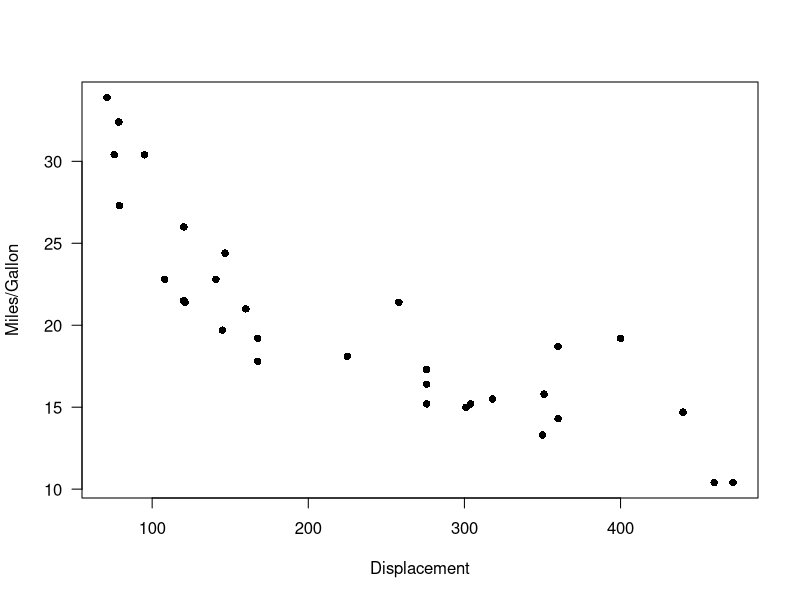
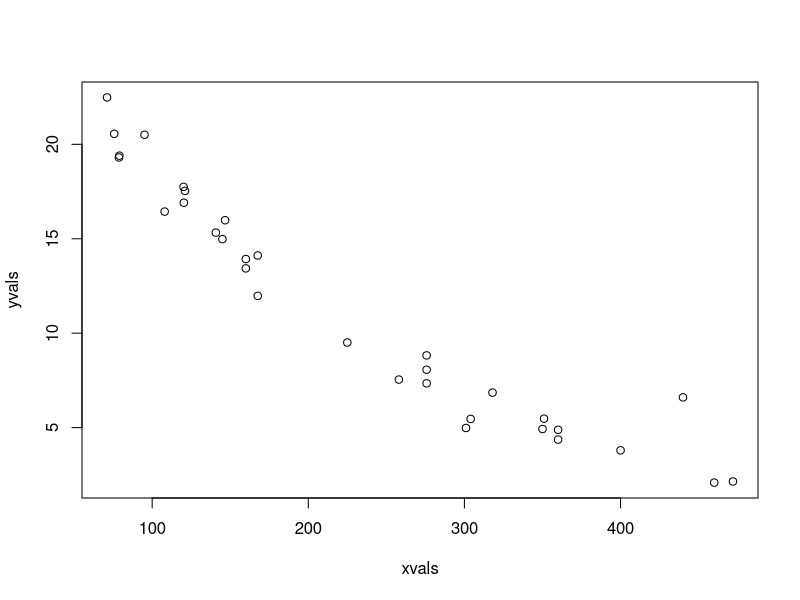
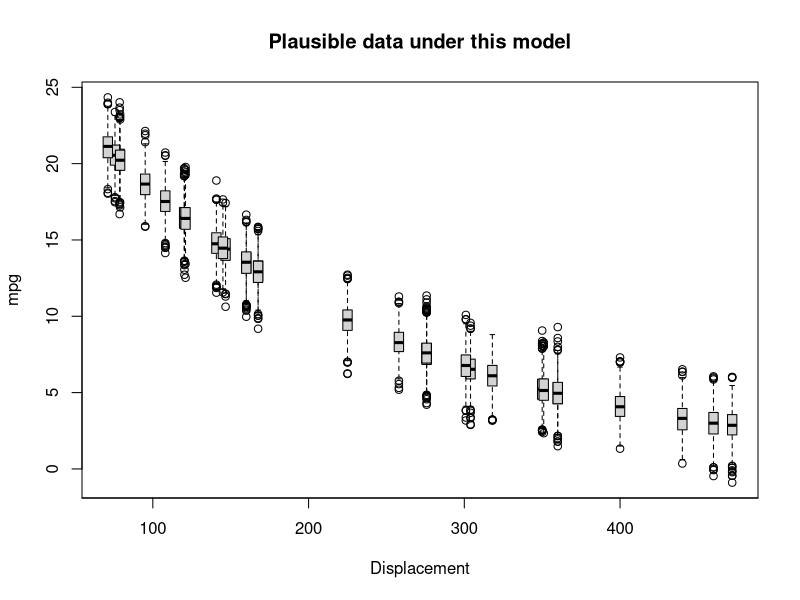
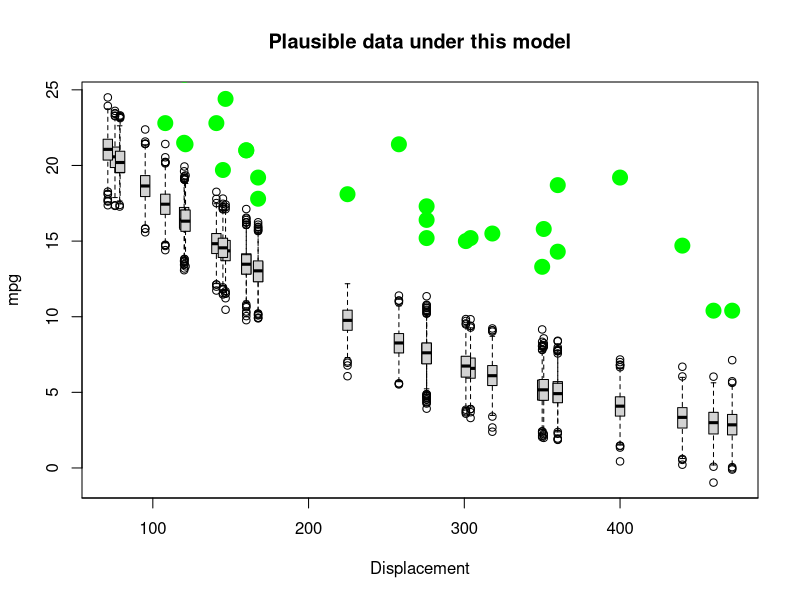
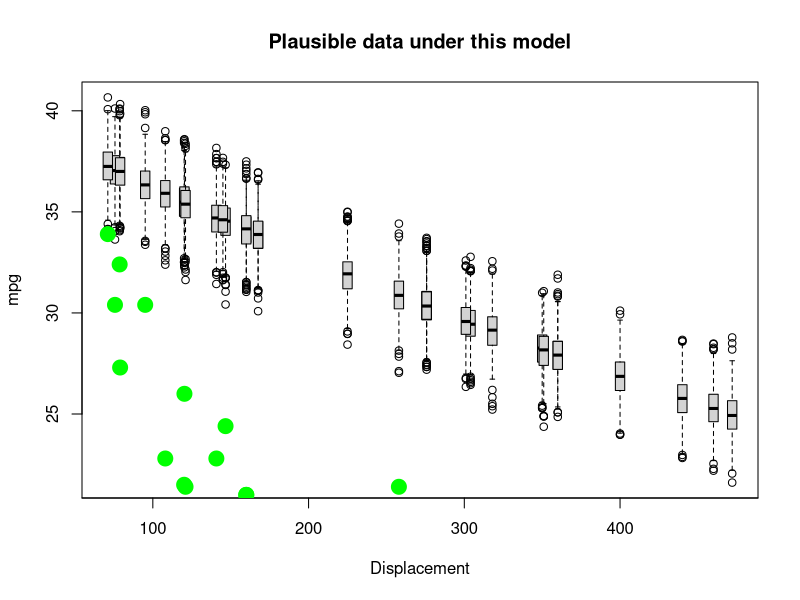
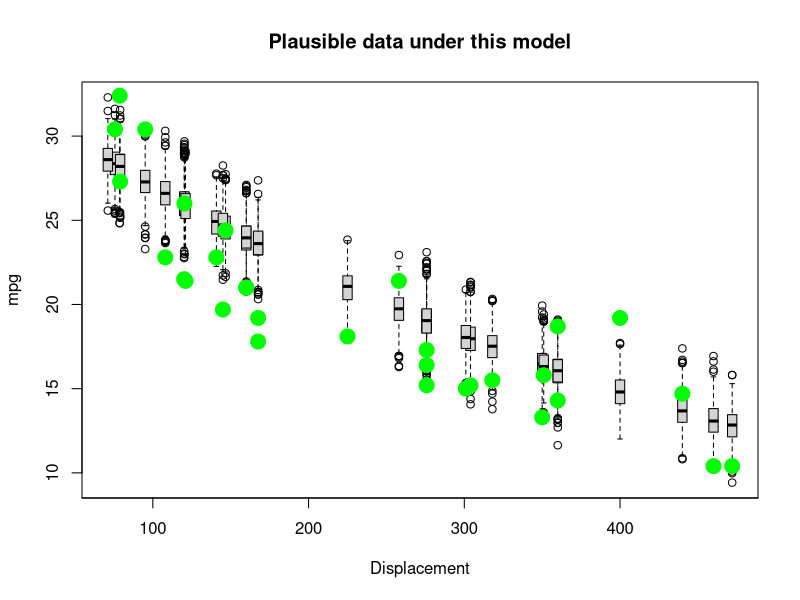
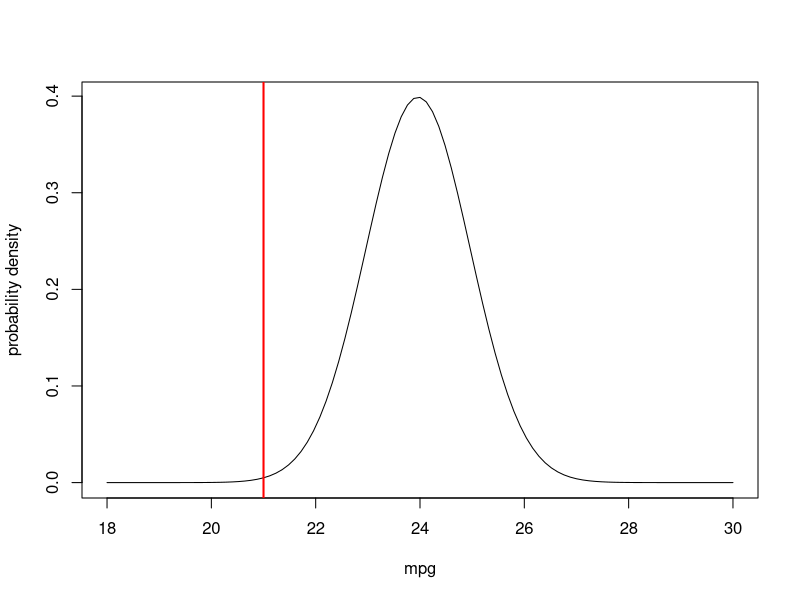
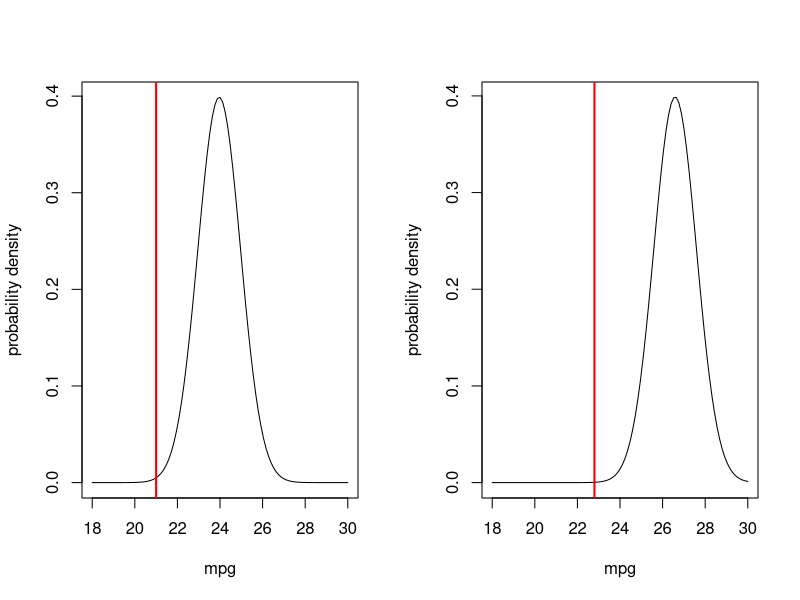

Source code (R) for these figures, in order:
## ---- chunk 1
knitr::opts_chunk$set(echo = TRUE, cache = TRUE)
## ---- chunk 2
data(mtcars)

plot(mpg~disp, data = mtcars, las = 1, pch = 16, xlab = "Displacement", ylab = "Miles/Gallon")



## ---- chunk 3

Deterministic_component <- function(xvals,a,b){
  yexp <- a*exp(b*xvals)
  return(yexp)
}

DataGenerator_exp <- function(xvals,params){
  yexp <- Deterministic_component(xvals,params$a,params$b)  # get signal
  yvals <- rnorm(length(yexp),yexp,sqrt(params$c))     # add noise
  return(yvals)
}

## ---- chunk 4

xvals=mtcars$disp    # xvals same as data (this is a "fixed effect", so there is no random component here- we can't really "sample" x values)
params <- list()  
params$a=30
params$b=-0.005
params$c=1

yvals <- DataGenerator_exp(xvals,params)

plot(yvals~xvals)


## ---- chunk 5

PlotRangeOfPlausibleData <- function(xvals,params,reps){ 
  samplesize <- length(xvals)
  results <- array(0,dim=c(samplesize,reps))   # storage array for results
  for(i in 1:reps){
    yvals <- DataGenerator_exp(xvals,params)
    results[,i] <- yvals
  }
      # now make a boxplot of the results
  boxplot(lapply(1:nrow(results), function(i) results[i,]),at=xvals, xaxt="n",main="Plausible data under this model",ylab="mpg",xlab="Displacement",boxwex=6)
  cleanseq <- (seq(0,max(round(xvals/100)),length=(max(round(xvals/100)))+1))*100
  axis(1,at=cleanseq,labels = cleanseq)    # label the x axis properly
  
}

## ---- chunk 6
reps <- 1000    # number of replicate datasets to generate

PlotRangeOfPlausibleData(xvals,params,reps)

## ---- chunk 7
real_yvals <- mtcars$mpg
PlotRangeOfPlausibleData(xvals,params,reps)
points(xvals,real_yvals,pch=20,cex=3,col="green")
## ---- chunk 8
params$a=40       # was 30
params$b=-0.001   # was 0.005

    
PlotRangeOfPlausibleData(xvals,params,reps)
points(xvals,real_yvals,pch=20,cex=3,col="green")    # overlay the real data

## ---- chunk 9
params$a=33       # was 40
params$b=-0.002   # was 0.001

    
PlotRangeOfPlausibleData(xvals,params,reps)
points(xvals,real_yvals,pch=20,cex=3,col="green")    # overlay the real data
## ---- chunk 10

obs.data <- mtcars[1,c("mpg","disp")]
obs.data

## ---- chunk 11
############
# "best fit" parameters from above
############

params$a=33       # was 40
params$b=-0.002   # was 0.001
params$c=1

params

expected_val <- Deterministic_component(obs.data$disp,params$a,params$b)
expected_val

## ---- chunk 12
mean = expected_val   # 23.96
stdev = sqrt(params$c)

curve(dnorm(x,mean,stdev),18,30,xlab="mpg",ylab="probability density")   # probability density
abline(v=obs.data$mpg,col="red",lwd=2)

## ---- chunk 13
likelihood = dnorm(obs.data$mpg,mean,stdev)
likelihood
## ---- chunk 14

obs.data <- mtcars[c(1,3),c("mpg","disp")]
obs.data

par(mfrow=c(1,2))  # set up graphics!

for(i in 1:nrow(obs.data)){
  curve(dnorm(x,Deterministic_component(obs.data$disp[i],params$a,params$b),sqrt(params$c)),18,30,xlab="mpg",ylab="probability density")   # probability density
  abline(v=obs.data$mpg[i],col="red",lwd=2)
}

graphics.off()

## ---- chunk 15

## ---- chunk 16

## ---- chunk 17
